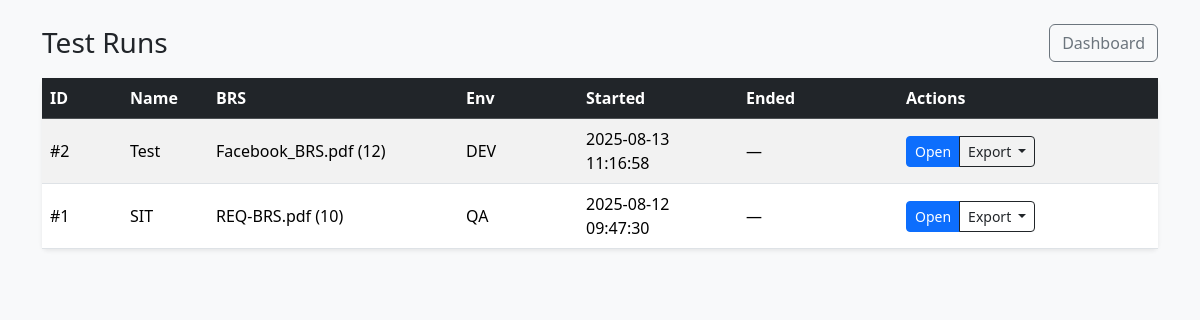
The app's page /modules/test_runs/list.php (signed in) with its own data.
### tables this page shows
CREATE TABLE `test_runs` (
  `id` int(11) NOT NULL,
  `brs_id` int(11) NOT NULL,
  `name` varchar(255) NOT NULL,
  `environment` varchar(255) DEFAULT 'Default',
  `created_by` int(11) NOT NULL,
  `started_at` timestamp NULL DEFAULT NULL,
  `ended_at` timestamp NULL DEFAULT NULL,
  `created_at` timestamp NOT NULL DEFAULT current_timestamp()
);

CREATE TABLE `brs_files` (
  `id` int(11) NOT NULL,
  `uploaded_by` int(11) NOT NULL,
  `original_name` varchar(255) NOT NULL,
  `file_path` varchar(255) NOT NULL,
  `created_at` timestamp NOT NULL DEFAULT current_timestamp()
);

### modules/test_runs/list.php (the view, shortened to what this page needs)
<?php
require_once '../../includes/config.php';
$conn->query("CREATE TABLE IF NOT EXISTS test_runs (
  id INT AUTO_INCREMENT PRIMARY KEY,
  brs_id INT NOT NULL,
  name VARCHAR(255) NOT NULL,
  environment VARCHAR(255) DEFAULT 'Default',
  created_by INT NOT NULL,
  started_at TIMESTAMP NULL DEFAULT NULL,
  ended_at TIMESTAMP NULL DEFAULT NULL,
  created_at TIMESTAMP DEFAULT CURRENT_TIMESTAMP
)");
$user_id = $_SESSION['user_id'];
$sql = "SELECT r.id, r.name, r.environment, r.created_at, r.started_at, r.ended_at, r.brs_id,
               f.original_name
        FROM test_runs r
        LEFT JOIN brs_files f ON f.id = r.brs_id
        WHERE r.created_by = ?
        ORDER BY r.created_at DESC";
$stmt = $conn->prepare($sql);
$stmt->bind_param("i", $user_id);
$stmt->execute();
$res = $stmt->get_result();
?>
<!DOCTYPE html>
<html>
<head>
  <link href="https://cdn.jsdelivr.net/npm/bootstrap@5.3.2/dist/css/bootstrap.min.css" rel="stylesheet">
</head>
<body class="bg-light">
<div class="container py-4">
  <div class="d-flex justify-content-between align-items-center mb-3">
    <h3 class="mb-0">Test Runs</h3>
    <div class="d-flex gap-2">
      <a class="btn btn-outline-secondary" href="../../dashboard/tester_dashboard.php">Dashboard</a>
    </div>
  </div>
  <div class="card border-0 shadow-sm">
    <div class="table-responsive">
      <table class="table table-striped align-middle mb-0">
        <thead class="table-dark">
          <tr>
            <th style="width:80px;">ID</th>
            <th>Name</th>
            <th>BRS</th>
            <th style="width:120px;">Env</th>
            <th style="width:160px;">Started</th>
            <th style="width:160px;">Ended</th>
            <th style="width:260px;">Actions</th>
          </tr>
        </thead>
        <tbody>
          <?php if ($res->num_rows===0): ?>
            <tr><td colspan="7" class="text-center text-muted py-4">
              No runs yet.
              <a href="../brs/index.php" class="ms-2">Create one from your BRS cases</a>.
            </td></tr>
          <?php else: ?>
            <?php while ($r = $res->fetch_assoc()): ?>
              <tr>
                <td>#<?= (int)$r['id'] ?></td>
                <td><?= htmlspecialchars($r['name']) ?></td>
                <td><?= htmlspecialchars($r['original_name'] ?? '') ?><?php if(!empty($r['brs_id'])): ?> (<?= (int)$r['brs_id'] ?>)<?php endif; ?></td>
                <td><?= htmlspecialchars($r['environment']) ?></td>
                <td><?= $r['started_at'] ?: '—' ?></td>
                <td><?= $r['ended_at'] ?: '—' ?></td>
                <td>
                  <div class="btn-group" role="group" aria-label="Actions">
                    <a class="btn btn-sm btn-primary" href="view.php?run_id=<?= (int)$r['id'] ?>">Open</a>
                    <div class="btn-group">
                      <button type="button" class="btn btn-sm btn-outline-dark dropdown-toggle" data-bs-toggle="dropdown" aria-expanded="false">
                        Export
                      </button>
                    </div>
                  </div>
                </td>
              </tr>
            <?php endwhile; ?>
          <?php endif; ?>
        </tbody>
      </table>
    </div>
  </div>
</div>
</body>
</html>

### records on screen
test_runs: id "2", name "Test", brs_files.original_name "Facebook_BRS.pdf", brs "12", environment "DEV", started_at "2025-08-13 11:16:58", ended_at "—"
test_runs: id "1", name "SIT", brs_files.original_name "REQ-BRS.pdf", brs "10", environment "QA", started_at "2025-08-12 09:47:30", ended_at "—"
